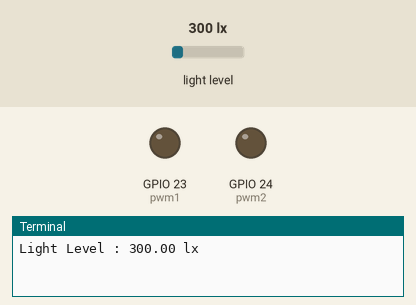
Simulated run of this program. Board: Raspberry Pi (BCM pin numbers). Shown: output pins drawn as LEDs (lit = HIGH), the last lines printed to the terminal. Inputs (shaded band) come from the test bench; at power-on: light level 300 lx.

Above: at 2.2 s.
2.3 s: light level set to 34 lx
12.4 s: light level set to 28 lx
At 21.37 s:
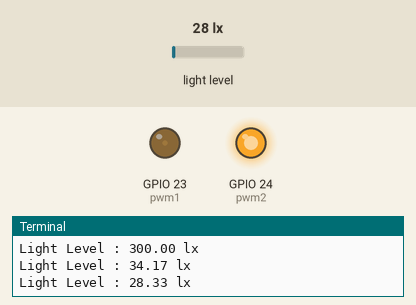
At 21.77 s:
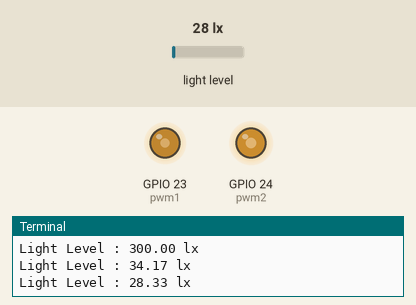
22.9 s: light level set to 40 lx
At 23.07 s:
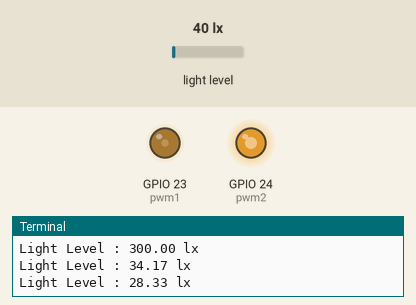
Timing chart, 0 to 25.9 s (numbered marks = the images above; inputs shaded):
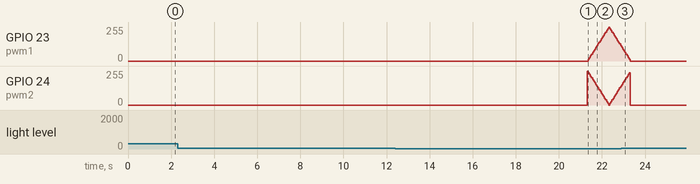

The program:

bh1750_pwm2.py
```python
#!/usr/bin/python
#---------------------------------------------------------------------
#    ___  ___  _ ____
#   / _ \/ _ \(_) __/__  __ __
#  / , _/ ___/ /\ \/ _ \/ // /
# /_/|_/_/  /_/___/ .__/\_, /
#                /_/   /___/
#
#           bh1750.py
# Read data from a BH1750 digital light sensor.
#
# Author : Matt Hawkins
# Date   : 26/06/2018
#
# For more information please visit :
# https://www.raspberrypi-spy.co.uk/?s=bh1750
#
#---------------------------------------------------------------------
import smbus
import time
import RPi.GPIO as GPIO
GPIO.setwarnings(False)
# Define some constants from the datasheet
DEVICE     = 0x23 # Default device I2C address
POWER_DOWN = 0x00 # No active state
POWER_ON   = 0x01 # Power on
RESET      = 0x07 # Reset data register value
# Start measurement at 4lx resolution. Time typically 16ms.
CONTINUOUS_LOW_RES_MODE = 0x13
# Start measurement at 1lx resolution. Time typically 120ms
CONTINUOUS_HIGH_RES_MODE_1 = 0x10
# Start measurement at 0.5lx resolution. Time typically 120ms
CONTINUOUS_HIGH_RES_MODE_2 = 0x11
# Start measurement at 1lx resolution. Time typically 120ms
# Device is automatically set to Power Down after measurement.
ONE_TIME_HIGH_RES_MODE_1 = 0x20
# Start measurement at 0.5lx resolution. Time typically 120ms
# Device is automatically set to Power Down after measurement.
ONE_TIME_HIGH_RES_MODE_2 = 0x21
# Start measurement at 1lx resolution. Time typically 120ms
# Device is automatically set to Power Down after measurement.
ONE_TIME_LOW_RES_MODE = 0x23

#bus = smbus.SMBus(0) # Rev 1 Pi uses 0
bus = smbus.SMBus(1)  # Rev 2 Pi uses 1
time.sleep(1)
def led_pwm():
	LED_PIN = [23,24]
	PWM_FREQ = 50
	GPIO.setmode(GPIO.BCM)
	for i in LED_PIN:
		GPIO.setup(i, GPIO.OUT)
		GPIO.output(i,0)
	pwm1 = GPIO.PWM(23, PWM_FREQ)
        pwm2 = GPIO.PWM(24, PWM_FREQ)
	pwm1.start(0)
        pwm2.start(100)
       	for duty_cycle in range(0, 100, 5):
            pwm1.ChangeDutyCycle(duty_cycle)
            pwm2.ChangeDutyCycle(100-duty_cycle)
            time.sleep(0.05)
        for duty_cycle in range(100, 0, -5):
       	    pwm1.ChangeDutyCycle(duty_cycle)
            pwm2.ChangeDutyCycle(100-duty_cycle)
            time.sleep(0.05)
def convertToNumber(data):
  # Simple function to convert 2 bytes of data
  # into a decimal number. Optional parameter 'decimals'
  # will round to specified number of decimal places.
  result=(data[1] + (256 * data[0])) / 1.2
  return (result)

def readLight(addr=DEVICE):
  # Read data from I2C interface
  data = bus.read_i2c_block_data(addr,ONE_TIME_HIGH_RES_MODE_1)
  time.sleep(0.1)
  return convertToNumber(data)

try:
  while True:
    lightLevel=readLight()
    print("Light Level : " + format(lightLevel,'.2f') + " lx")
    if lightLevel <= 30:
	led_pwm()
    else:
	pass
    time.sleep(10)
except KeyboardInterrupt:
	GPIO.cleanup()
```

Measured:
- the behaviour switches between 31 and 30 lx on light level (found by bisection; images 0 and 1)
- after the input at 12.4 s, GPIO 23 (pwm1): rises from 0/255 to 255/255 in 0.95 s, then falls to 115/255 in 0.55 s
- after the input at 22.9 s, GPIO 23 (pwm1), GPIO 24 (pwm2): goes on until 23.3 s, then stays 0/255
